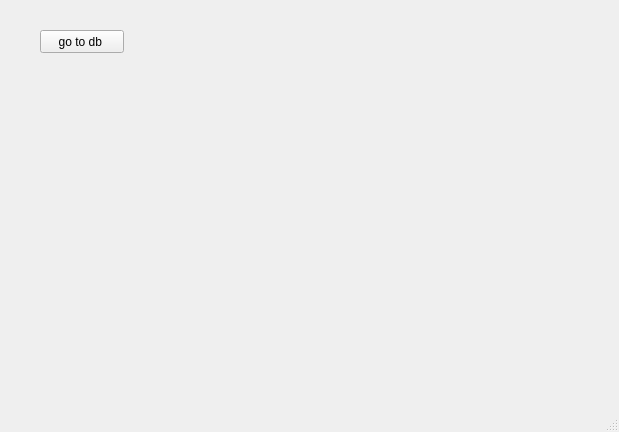
<?xml version="1.0" encoding="UTF-8"?>
<ui version="4.0">
 <class>MainWindow</class>
 <widget class="QMainWindow" name="MainWindow">
  <property name="geometry">
   <rect>
    <x>0</x>
    <y>0</y>
    <width>619</width>
    <height>432</height>
   </rect>
  </property>
  <property name="windowTitle">
   <string>MainWindow</string>
  </property>
  <widget class="QWidget" name="centralwidget">
   <widget class="QPushButton" name="btnGoToDb">
    <property name="geometry">
     <rect>
      <x>40</x>
      <y>30</y>
      <width>84</width>
      <height>23</height>
     </rect>
    </property>
    <property name="text">
     <string>go to db </string>
    </property>
   </widget>
  </widget>
  <widget class="QMenuBar" name="menubar">
   <property name="enabled">
    <bool>true</bool>
   </property>
   <property name="geometry">
    <rect>
     <x>0</x>
     <y>0</y>
     <width>619</width>
     <height>20</height>
    </rect>
   </property>
   <property name="palette">
    <palette>
     <active>
      <colorrole role="WindowText">
       <brush brushstyle="SolidPattern">
        <color alpha="255">
         <red>255</red>
         <green>255</green>
         <blue>255</blue>
        </color>
       </brush>
      </colorrole>
      <colorrole role="Button">
       <brush brushstyle="SolidPattern">
        <color alpha="255">
         <red>0</red>
         <green>0</green>
         <blue>0</blue>
        </color>
       </brush>
      </colorrole>
      <colorrole role="Light">
       <brush brushstyle="SolidPattern">
        <color alpha="255">
         <red>0</red>
         <green>0</green>
         <blue>0</blue>
        </color>
       </brush>
      </colorrole>
      <colorrole role="Midlight">
       <brush brushstyle="SolidPattern">
        <color alpha="255">
         <red>0</red>
         <green>0</green>
         <blue>0</blue>
        </color>
       </brush>
      </colorrole>
      <colorrole role="Dark">
       <brush brushstyle="SolidPattern">
        <color alpha="255">
         <red>0</red>
         <green>0</green>
         <blue>0</blue>
        </color>
       </brush>
      </colorrole>
      <colorrole role="Mid">
       <brush brushstyle="SolidPattern">
        <color alpha="255">
         <red>0</red>
         <green>0</green>
         <blue>0</blue>
        </color>
       </brush>
      </colorrole>
      <colorrole role="Text">
       <brush brushstyle="SolidPattern">
        <color alpha="255">
         <red>255</red>
         <green>255</green>
         <blue>255</blue>
        </color>
       </brush>
      </colorrole>
      <colorrole role="BrightText">
       <brush brushstyle="SolidPattern">
        <color alpha="255">
         <red>255</red>
         <green>255</green>
         <blue>255</blue>
        </color>
       </brush>
      </colorrole>
      <colorrole role="ButtonText">
       <brush brushstyle="SolidPattern">
        <color alpha="255">
         <red>255</red>
         <green>255</green>
         <blue>255</blue>
        </color>
       </brush>
      </colorrole>
      <colorrole role="Base">
       <brush brushstyle="SolidPattern">
        <color alpha="255">
         <red>0</red>
         <green>0</green>
         <blue>0</blue>
        </color>
       </brush>
      </colorrole>
      <colorrole role="Window">
       <brush brushstyle="SolidPattern">
        <color alpha="255">
         <red>0</red>
         <green>0</green>
         <blue>0</blue>
        </color>
       </brush>
      </colorrole>
      <colorrole role="Shadow">
       <brush brushstyle="SolidPattern">
        <color alpha="255">
         <red>0</red>
         <green>0</green>
         <blue>0</blue>
        </color>
       </brush>
      </colorrole>
      <colorrole role="AlternateBase">
       <brush brushstyle="SolidPattern">
        <color alpha="255">
         <red>0</red>
         <green>0</green>
         <blue>0</blue>
        </color>
       </brush>
      </colorrole>
      <colorrole role="ToolTipBase">
       <brush brushstyle="SolidPattern">
        <color alpha="255">
         <red>255</red>
         <green>255</green>
         <blue>220</blue>
        </color>
       </brush>
      </colorrole>
      <colorrole role="ToolTipText">
       <brush brushstyle="SolidPattern">
        <color alpha="255">
         <red>0</red>
         <green>0</green>
         <blue>0</blue>
        </color>
       </brush>
      </colorrole>
      <colorrole role="PlaceholderText">
       <brush brushstyle="SolidPattern">
        <color alpha="127">
         <red>255</red>
         <green>255</green>
         <blue>255</blue>
        </color>
       </brush>
      </colorrole>
      <colorrole role="Accent">
       <brush brushstyle="SolidPattern">
        <color alpha="255">
         <red>0</red>
         <green>0</green>
         <blue>0</blue>
        </color>
       </brush>
      </colorrole>
     </active>
     <inactive>
      <colorrole role="WindowText">
       <brush brushstyle="SolidPattern">
        <color alpha="255">
         <red>255</red>
         <green>255</green>
         <blue>255</blue>
        </color>
       </brush>
      </colorrole>
      <colorrole role="Button">
       <brush brushstyle="SolidPattern">
        <color alpha="255">
         <red>0</red>
         <green>0</green>
         <blue>0</blue>
        </color>
       </brush>
      </colorrole>
      <colorrole role="Light">
       <brush brushstyle="SolidPattern">
        <color alpha="255">
         <red>0</red>
         <green>0</green>
         <blue>0</blue>
        </color>
       </brush>
      </colorrole>
      <colorrole role="Midlight">
       <brush brushstyle="SolidPattern">
        <color alpha="255">
         <red>0</red>
         <green>0</green>
         <blue>0</blue>
        </color>
       </brush>
      </colorrole>
      <colorrole role="Dark">
       <brush brushstyle="SolidPattern">
        <color alpha="255">
         <red>0</red>
         <green>0</green>
         <blue>0</blue>
        </color>
       </brush>
      </colorrole>
      <colorrole role="Mid">
       <brush brushstyle="SolidPattern">
        <color alpha="255">
         <red>0</red>
         <green>0</green>
         <blue>0</blue>
        </color>
       </brush>
      </colorrole>
      <colorrole role="Text">
       <brush brushstyle="SolidPattern">
        <color alpha="255">
         <red>255</red>
         <green>255</green>
         <blue>255</blue>
        </color>
       </brush>
      </colorrole>
      <colorrole role="BrightText">
       <brush brushstyle="SolidPattern">
        <color alpha="255">
         <red>255</red>
         <green>255</green>
         <blue>255</blue>
        </color>
       </brush>
      </colorrole>
      <colorrole role="ButtonText">
       <brush brushstyle="SolidPattern">
        <color alpha="255">
         <red>255</red>
         <green>255</green>
         <blue>255</blue>
        </color>
       </brush>
      </colorrole>
      <colorrole role="Base">
       <brush brushstyle="SolidPattern">
        <color alpha="255">
         <red>0</red>
         <green>0</green>
         <blue>0</blue>
        </color>
       </brush>
      </colorrole>
      <colorrole role="Window">
       <brush brushstyle="SolidPattern">
        <color alpha="255">
         <red>0</red>
         <green>0</green>
         <blue>0</blue>
        </color>
       </brush>
      </colorrole>
      <colorrole role="Shadow">
       <brush brushstyle="SolidPattern">
        <color alpha="255">
         <red>0</red>
         <green>0</green>
         <blue>0</blue>
        </color>
       </brush>
      </colorrole>
      <colorrole role="AlternateBase">
       <brush brushstyle="SolidPattern">
        <color alpha="255">
         <red>0</red>
         <green>0</green>
         <blue>0</blue>
        </color>
       </brush>
      </colorrole>
      <colorrole role="ToolTipBase">
       <brush brushstyle="SolidPattern">
        <color alpha="255">
         <red>255</red>
         <green>255</green>
         <blue>220</blue>
        </color>
       </brush>
      </colorrole>
      <colorrole role="ToolTipText">
       <brush brushstyle="SolidPattern">
        <color alpha="255">
         <red>0</red>
         <green>0</green>
         <blue>0</blue>
        </color>
       </brush>
      </colorrole>
      <colorrole role="PlaceholderText">
       <brush brushstyle="SolidPattern">
        <color alpha="127">
         <red>255</red>
         <green>255</green>
         <blue>255</blue>
        </color>
       </brush>
      </colorrole>
      <colorrole role="Accent">
       <brush brushstyle="SolidPattern">
        <color alpha="255">
         <red>0</red>
         <green>0</green>
         <blue>0</blue>
        </color>
       </brush>
      </colorrole>
     </inactive>
     <disabled>
      <colorrole role="WindowText">
       <brush brushstyle="SolidPattern">
        <color alpha="255">
         <red>0</red>
         <green>0</green>
         <blue>0</blue>
        </color>
       </brush>
      </colorrole>
      <colorrole role="Button">
       <brush brushstyle="SolidPattern">
        <color alpha="255">
         <red>0</red>
         <green>0</green>
         <blue>0</blue>
        </color>
       </brush>
      </colorrole>
      <colorrole role="Light">
       <brush brushstyle="SolidPattern">
        <color alpha="255">
         <red>0</red>
         <green>0</green>
         <blue>0</blue>
        </color>
       </brush>
      </colorrole>
      <colorrole role="Midlight">
       <brush brushstyle="SolidPattern">
        <color alpha="255">
         <red>0</red>
         <green>0</green>
         <blue>0</blue>
        </color>
       </brush>
      </colorrole>
      <colorrole role="Dark">
       <brush brushstyle="SolidPattern">
        <color alpha="255">
         <red>0</red>
         <green>0</green>
         <blue>0</blue>
        </color>
       </brush>
      </colorrole>
      <colorrole role="Mid">
       <brush brushstyle="SolidPattern">
        <color alpha="255">
         <red>0</red>
         <green>0</green>
         <blue>0</blue>
        </color>
       </brush>
      </colorrole>
      <colorrole role="Text">
       <brush brushstyle="SolidPattern">
        <color alpha="255">
         <red>0</red>
         <green>0</green>
         <blue>0</blue>
        </color>
       </brush>
      </colorrole>
      <colorrole role="BrightText">
       <brush brushstyle="SolidPattern">
        <color alpha="255">
         <red>255</red>
         <green>255</green>
         <blue>255</blue>
        </color>
       </brush>
      </colorrole>
      <colorrole role="ButtonText">
       <brush brushstyle="SolidPattern">
        <color alpha="255">
         <red>0</red>
         <green>0</green>
         <blue>0</blue>
        </color>
       </brush>
      </colorrole>
      <colorrole role="Base">
       <brush brushstyle="SolidPattern">
        <color alpha="255">
         <red>0</red>
         <green>0</green>
         <blue>0</blue>
        </color>
       </brush>
      </colorrole>
      <colorrole role="Window">
       <brush brushstyle="SolidPattern">
        <color alpha="255">
         <red>0</red>
         <green>0</green>
         <blue>0</blue>
        </color>
       </brush>
      </colorrole>
      <colorrole role="Shadow">
       <brush brushstyle="SolidPattern">
        <color alpha="255">
         <red>0</red>
         <green>0</green>
         <blue>0</blue>
        </color>
       </brush>
      </colorrole>
      <colorrole role="AlternateBase">
       <brush brushstyle="SolidPattern">
        <color alpha="255">
         <red>0</red>
         <green>0</green>
         <blue>0</blue>
        </color>
       </brush>
      </colorrole>
      <colorrole role="ToolTipBase">
       <brush brushstyle="SolidPattern">
        <color alpha="255">
         <red>255</red>
         <green>255</green>
         <blue>220</blue>
        </color>
       </brush>
      </colorrole>
      <colorrole role="ToolTipText">
       <brush brushstyle="SolidPattern">
        <color alpha="255">
         <red>0</red>
         <green>0</green>
         <blue>0</blue>
        </color>
       </brush>
      </colorrole>
      <colorrole role="PlaceholderText">
       <brush brushstyle="SolidPattern">
        <color alpha="127">
         <red>0</red>
         <green>0</green>
         <blue>0</blue>
        </color>
       </brush>
      </colorrole>
      <colorrole role="Accent">
       <brush brushstyle="SolidPattern">
        <color alpha="255">
         <red>0</red>
         <green>0</green>
         <blue>0</blue>
        </color>
       </brush>
      </colorrole>
     </disabled>
    </palette>
   </property>
  </widget>
  <widget class="QStatusBar" name="statusbar"/>
 </widget>
 <resources/>
 <connections/>
</ui>
